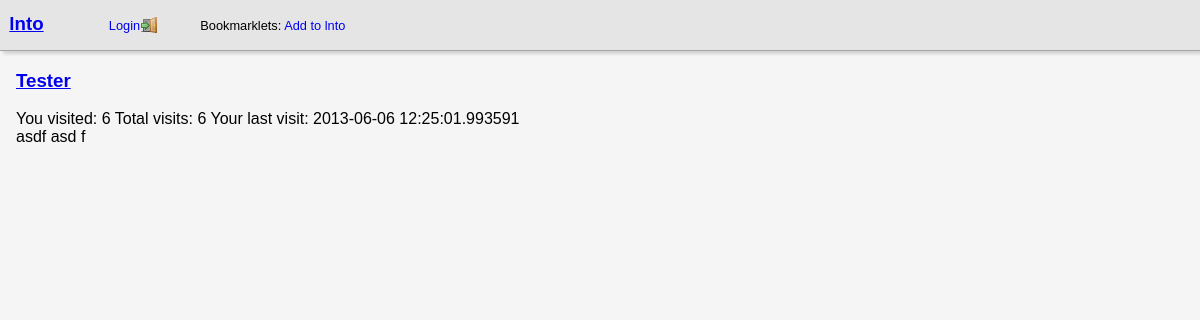
Before: /link/show/2 with the older database file.
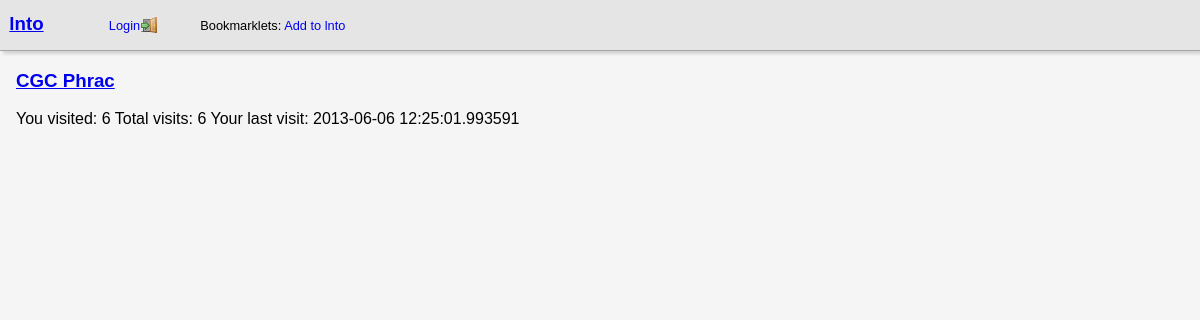
After: the same page with the newer database file.
### lnto/libs/links.py (models this page shows, shortened)
class Link(appdb.Model):
	__tablename__ = 'links'
	linkid = Column(Integer, primary_key = True)
	userid = Column(Integer, ForeignKey('users.userid'))
	name = Column(String(256))
	url = Column(Text(convert_unicode = True))
	description = Column(Text(convert_unicode = True), default = '')
	shortname = Column(String(256))
	added = Column(DateTime, default = datetime.now())
	is_public = Column(Boolean, default = True)
	owner = relationship('User', backref = backref('links', order_by = linkid))
	tags = relationship('Tag', secondary = link_tags)
	count = None
	def get_taglist(self):
		ret = []
		for tag in self.tags:
			ret.append(str(tag))
		return ret
	def get_hit(self, user=None):
		data = {'linkid': self.linkid}
		if user is not None:
			data['userid'] = user.userid
		return LinkHit(data)
	@staticmethod
	def get_by_id(id):
		return appdb.session.query(Link).filter_by(linkid = id).first()

### lnto/views.py (the view)
@app.route('/link/show/<linkid>')
def show_link(linkid):
	link = Link.get_by_id(linkid)
	if link is None:
		abort(404)
	usr = User.get_logged_in()
	return render_template('link.html', pageoptions = get_default_data(), link = link, user = usr)

### lnto/__init__.py (called while the page is built)
@app.after_request
def after_request(req):
    return req

@app.teardown_request
def teardown_request(exception):
    if (hasattr(g, 'db')):
        g.db.close()

### lnto/libs/links.py (called while the page is built)
	def get_count(self):
		if self.userid:
			return appdb.session.query(LinkHit).filter_by(linkid = self.linkid, userid = self.userid).count()
		else:
			return appdb.session.query(LinkHit).filter_by(linkid = self.linkid).count()

	def get_last_hit(self):
		if self.userid:
			return appdb.session.query(appdb.func.max(LinkHit.ts)).select_from(LinkHit).filter_by(linkid = self.linkid, userid = self.userid).scalar()
		else:
			return appdb.session.query(appdb.func.max(LinkHit.ts)).select_from(LinkHit).filter_by(linkid = self.linkid).scalar()

### lnto/libs/users.py (called while the page is built, shortened)
	@staticmethod
	def get_logged_in():
		if not request.cookies.get('uinf'):
			return None

### lnto/views.py (called while the page is built)
def get_base_url():
	base = re.findall('(.+://[^/]*)', request.url)
	if len(base) == 1:
		return base[0]
	return ''

def user_is_logged_in():
	u = User.get_logged_in()
	return u is not None

def get_default_data():
	return {
		'base_url': get_base_url(),
		'referer': request.form.get('next') or request.args.get('next') or request.form.get('referer') or request.referrer or url_for('show_index'),
		'user_logged_in': user_is_logged_in()
	}

### lnto/templates/link.html (shortened to what this page needs)
{% extends "layout/main.html" %}
{% block content %}
<h3 class="title">
	<a href="{{url_for('show_link', linkid = link.linkid)}}">{{link.name}}</a>
</h3>
<div class="hits">
	You visited: {{link.get_hit(user).get_count()}}
	Total visits: {{link.get_hit().get_count()}}
	Your last visit: {{link.get_hit(user).get_last_hit()}}
</div>
<div class="description">
	{{link.description}}
</div>
{% endblock %}

### lnto/templates/layout/main.html (shortened to what this page needs)
{% extends "layout/base.html" %}
{% block body %}
<div id="header">
	{% block header %}
	<h3><a href="{{url_for('show_index')}}">lnto</a></h3>
	<ul class="headerlinks">
		<li>
			{% if pageoptions['user_logged_in'] %}
			<a href="{{url_for('do_logout')}}" class="link logout">
				Log Out<span></span>
			</a>
			{% else %}
			<a href="{{url_for('do_login')}}" class="link login">
				Login<span></span>
			</a>
			{% endif %}
		</li>
		<li class="bookmarklet">
			Bookmarklets:
			<a class="link" href="javascript:(function() {
			var desc = '', i = 0, metas = document.getElementsByTagName('meta');
			for (i in metas) {
				if (metas[i].name == 'description') {
					desc = metas[i].content
				}
			}
			window.location = '{{pageoptions.base_url}}{{url_for('do_add_link')}}'
			+ '?url=' + encodeURIComponent(window.location)
			+ '&redirect_to_target=1'
			+ '&name=' + encodeURIComponent(document.title)
			+ '&description=' + encodeURIComponent(desc);
			})()">
				Add to lnto
			</a>
		</li>
	</ul>
	{% endblock %}
</div>
<div id="content">
	{% block content %}{% endblock %}
</div>
{% endblock %}

### lnto/templates/layout/base.html (shortened to what this page needs)
<!DOCTYPE html>
<html>
	<head>
		<link rel="stylesheet" href="{{url_for('static', filename = 'css/styles.css')}}" />
	</head>
	<body>
		{% block body %}{% endblock %}
	</body>
</html>

### lnto/static/css/styles.css (style rules this page uses)
html { font-family: helvetica, sans-serif; font-size: 12pt; }
html, body { background-color: #f5f5f5; padding: 0; margin: 0; }
#content { margin: 1em; }
#header { background-color: #e5e5e5; border-bottom: 1px solid #a5a5a5; box-shadow: 3px 3px 3px #d3d3d3; }
#header h3, #header ul, #header ul li { display: inline-block; }
#header h3 { width: 50px; margin-top: 0.3em; margin-bottom: 0.3em; margin-left: 0.5em; }
#header ul li { min-width: 25px; font-size: 0.8em; margin-left: 5px; }
#header .link { text-decoration: none; }
#header .link span { display: inline-block; width: 16px; height: 16px; background-repeat: no-repeat; }
#header .bookmarklet { margin-left: 3em; }
#header .link span { margin-left: 0.1em; vertical-align: bottom; }
#header .link.login span { background-image: url(/static/images/door_in.png); }

Changed rows visible on the page:
changed Link: name "Tester" → "CGC Phrac"; description "asdf asd f" → (not shown)
